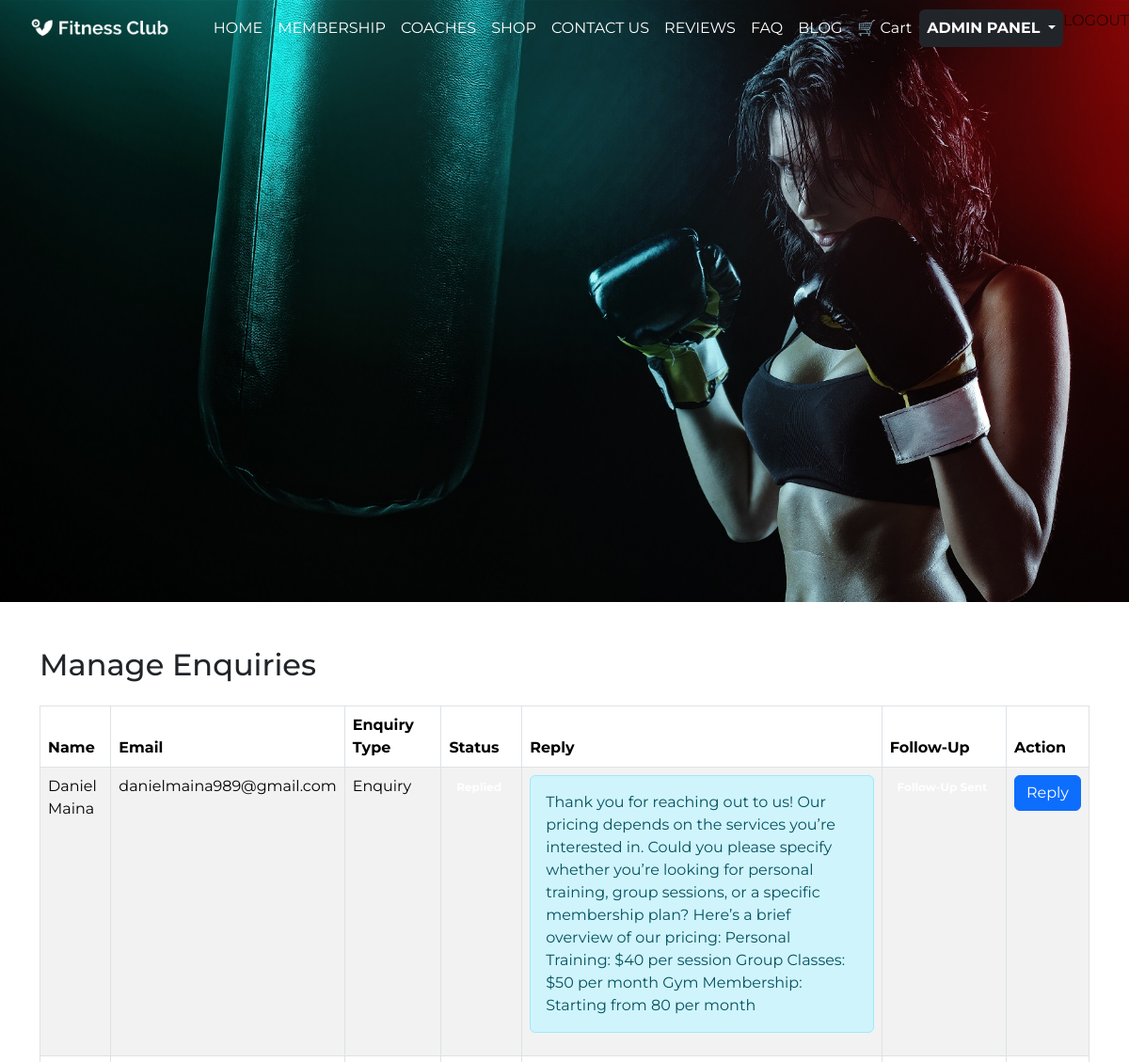
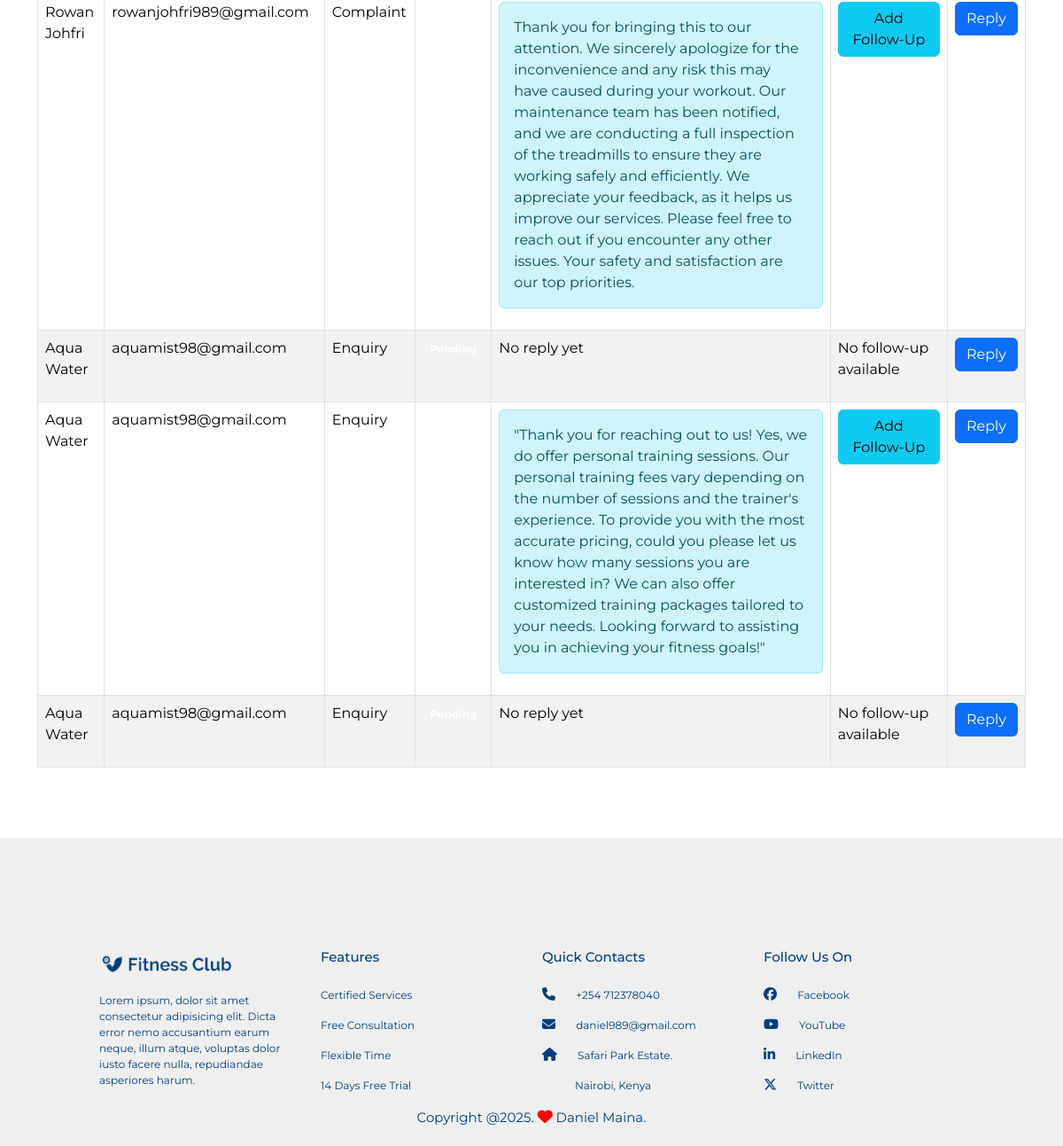
The app's page /dashboard/admin/enquiries/ (signed in) with its own data (2 pictures, top to bottom).
### gym/models.py (models this page shows, shortened)
class ContactSubmission(models.Model):
    ENQUIRY_TYPE_CHOICES = [
        ('enquiry', 'Enquiry'),
        ('complaint', 'Complaint'),
        ('pricing', 'Pricing'),
        ('membership', 'Membership'),
        ('other', 'Other'),
        ('feedback', 'Feedback'),
    ]
    name = models.CharField(max_length=100)
    email = models.EmailField()
    message = models.TextField()
    enquiry_type = models.CharField(max_length=20, choices=ENQUIRY_TYPE_CHOICES, default='enquiry')
    submitted_at = models.DateTimeField(auto_now_add=True)
    admin_reply = models.TextField(blank=True, null=True)
    is_replied = models.BooleanField(default=False)
    responded_at = models.DateTimeField(blank=True, null=True)
    follow_up = models.TextField(blank=True, null=True)
    follow_up_at = models.DateTimeField(blank=True, null=True)

### admin_dashboard/views.py (the view)
# urls.py: path('admin/enquiries/', views.EnquiryListView.as_view(), name='enquiry_list'),
class EnquiryListView(UserPassesTestMixin, ListView):
    model = ContactSubmission
    template_name = "admin_dashboard/enquiry_list.html"
    context_object_name = "enquiries"
    def test_func(self):
        return self.request.user.is_staff  # Only staff can access this view

### cart/context_processors.py (called while the page is built)
def cart_count(request):
    count = 0
    if request.user.is_authenticated:
        count = CartItem.objects.filter(cart__user=request.user).count()
    else:
        cart = request.session.get("cart", {})
        count = sum(item["quantity"] for item in cart.values())
    return {"cart_count": count}

### admin_dashboard/templates/admin_dashboard/enquiry_list.html
{% extends 'base.html' %}
{% block main_content %}
<div class="container mt-5">
    <h2 class="mb-4">Manage Enquiries</h2>
    <table class="table table-bordered table-striped">
        <thead class="thead-dark">
            <tr>
                <th>Name</th>
                <th>Email</th>
                <th>Enquiry Type</th>
                <th>Status</th>
                <th>Reply</th>
                <th>Follow-Up</th>
                <th>Action</th>
            </tr>
        </thead>
        <tbody>
            {% for enquiry in enquiries %}
            <tr>
                <td>{{ enquiry.name }}</td>
                <td>{{ enquiry.email }}</td>
                <td>{{ enquiry.get_enquiry_type_display }}</td>
                <td>
                    {% if enquiry.is_replied %}
                        <span class="badge badge-success">Replied</span>
                    {% else %}
                        <span class="badge badge-warning">Pending</span>
                    {% endif %}
                </td>
                <td>
                    {% if enquiry.is_replied %}
                        <div class="alert alert-info">{{ enquiry.admin_reply }}</div>
                    {% else %}
                        <p>No reply yet</p>
                    {% endif %}
                </td>
                <td>
                    {% if enquiry.is_replied %}
                        {% if not enquiry.follow_up %}
                            <a href="{% url 'admin_dashboard:follow_up' enquiry.pk %}" class="btn btn-info">Add Follow-Up</a>
                        {% else %}
                            <span class="badge badge-primary">Follow-Up Sent</span>
                        {% endif %}
                    {% else %}
                        <p>No follow-up available</p>
                    {% endif %}
                </td>
                <td>
                    <a href="{% url 'admin_dashboard:enquiry_reply' enquiry.pk %}" class="btn btn-primary">Reply</a>
                </td>
            </tr>
            {% endfor %}
        </tbody>
    </table>
</div>
{% endblock %}

### gym/static/css/style.css (style rules this page uses)
* { margin: 0; padding: 0; font-family: "Montserrat", sans-serif; }

### records on screen
ContactSubmission: name "Daniel Maina", email "danielmaina989@gmail.com", enquiry_type "Enquiry", admin_reply "Thank you for reaching out to us! Our pricing depends on the services you’re interested in. Could you please specify whether you’re looking for personal training, group sessions, or a specific membership plan? Here’s a brief overview of our pricing: Personal Training: $40 per session Group Classes: $50 per month Gym Membership: Starting from 80 per month"
ContactSubmission: name "Rowan Johfri", email "rowanjohfri989@gmail.com", enquiry_type "Complaint", admin_reply "Thank you for bringing this to our attention. We sincerely apologize for the inconvenience and any risk this may have caused during your workout. Our maintenance team has been notified, and we are conducting a full inspection of the treadmills to ensure they are working safely and efficiently. We appreciate your feedback, as it helps us improve our services. Please feel free to reach out if you encounter any other issues. Your safety and satisfaction are our top priorities.", is_replied "Add Follow-Up"
ContactSubmission: name "Aqua Water", email "aquamist98@gmail.com", enquiry_type "Enquiry", is_replied "No reply yet"
ContactSubmission: name "Aqua Water", email "aquamist98@gmail.com", enquiry_type "Enquiry", admin_reply "\"Thank you for reaching out to us! Yes, we do offer personal training sessions. Our personal training fees vary depending on the number of sessions and the trainer's experience. To provide you with the most accurate pricing, could you please let us know how many sessions you are interested in? We can also offer customized training packages tailored to your needs. Looking forward to assisting you in achieving your fitness goals!\"", is_replied "Add Follow-Up"
ContactSubmission: name "Aqua Water", email "aquamist98@gmail.com", enquiry_type "Enquiry", is_replied "No reply yet"
